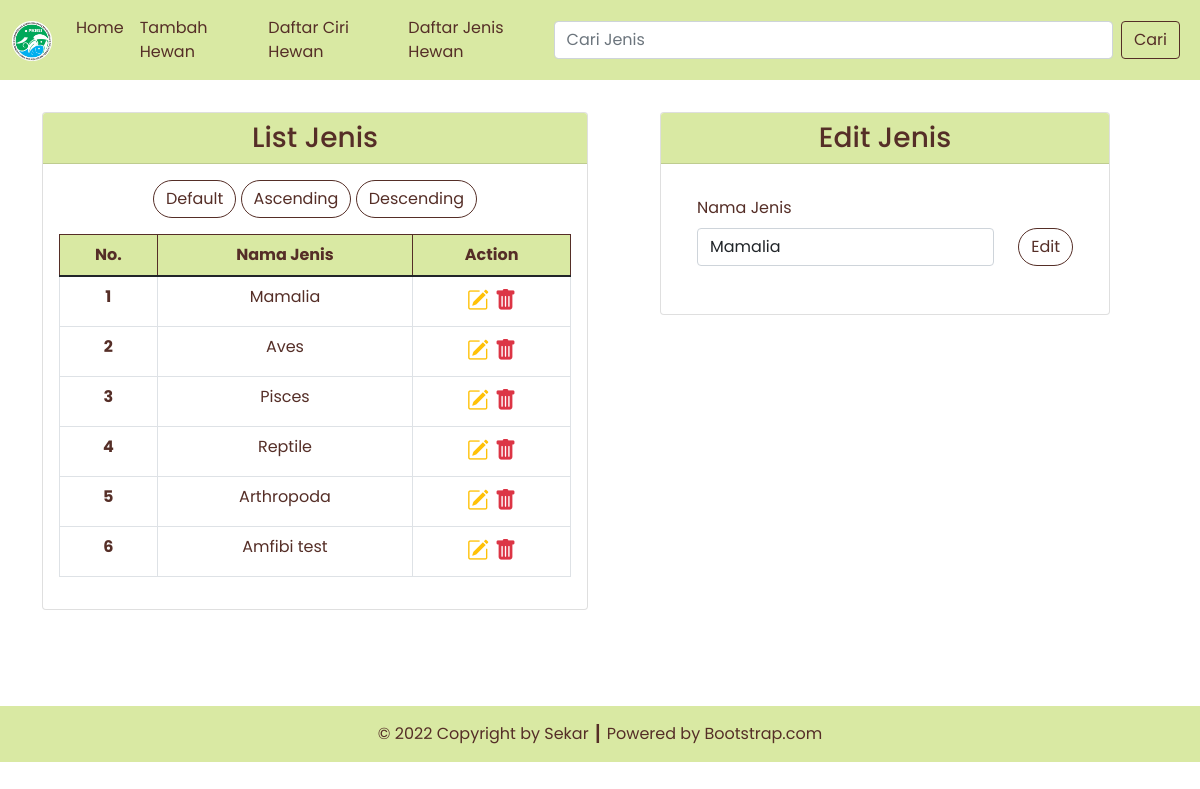
Screenshot of /jenis.php?id=1 with the database file from the repository.
### tables this page shows
CREATE TABLE `jenis`  (
  `jenis_id` int NOT NULL AUTO_INCREMENT,
  `jenis_nama` varchar(255) NULL DEFAULT NULL,
  PRIMARY KEY (`jenis_id`) USING BTREE
);

### config/db.php (called while the page is built)
<?php
$DB_HOST = "localhost";
$DB_USERNAME = "root";
$DB_PASSWORD = "";
$DB_NAME = "db_hewan";

### classes/DB.php (called while the page is built, shortened)
<?php
class DB
{
    private $hostname;
    private $username;
    private $password;
    private $dbname;
    private $conn;
    private $result;
    function __construct($hostname, $username, $password, $dbname)
    {
        $this->hostname = $hostname;
        $this->username = $username;
        $this->password = $password;
        $this->dbname = $dbname;
    }
    function open()
    {
        $this->conn = mysqli_connect($this->hostname, $this->username, $this->password, $this->dbname);
    }
    function execute($query)
    {
        $this->result = mysqli_query($this->conn, $query);
    }
    function getResult()
    {
        return mysqli_fetch_array($this->result);
    }
}

### classes/Jenis.php (called while the page is built, shortened)
<?php
class Jenis extends DB
{
    function getJenis()
    {
        $query = "SELECT * FROM jenis";
        return $this->execute($query);
    }
    function getJenisById($id)
    {
        $query = "SELECT * FROM jenis WHERE jenis_id=$id";
        return $this->execute($query);
    }
}

### jenis.php (the view, shortened to what this page needs)
<?php
include('config/db.php');
include('classes/DB.php');
include('classes/Jenis.php');
include('classes/Template.php');
$jenis = new Jenis($DB_HOST, $DB_USERNAME, $DB_PASSWORD, $DB_NAME);
$jenis->open();
$jenis->getJenis();
$header = '<tr>
<th scope="row">No.</th>
<th scope="row">Nama Jenis</th>
<th scope="row">Action</th>
</tr>';
$data = null;
$no = 1;
while ($jen = $jenis->getResult()) {
    $data .= '<tr>
    <th scope="row">' . $no . '</th>
    <td>' . $jen['jenis_nama'] . '</td>
    <td style="font-size: 22px;">
        <a href="jenis.php?id=' . $jen['jenis_id'] . '" title="Edit Data"><i class="bi bi-pencil-square text-warning"></i></a>&nbsp;<a href="jenis.php?hapus=' . $jen['jenis_id'] . '" title="Delete Data"><i class="bi bi-trash-fill text-danger"></i></a>
        </td>
    </tr>';
    $no++;
}
if (isset($_GET['id'])) {
    $id = $_GET['id'];
    if ($id > 0) {
        $jenis->getJenisById($id);
    }
}

### classes/Template.php (shortened to what this page needs)
<?php
class Template
{
    var $content = '';
    function __construct($filename = '')
    {
        $this->content = implode('', @file($filename));
    }
    function clear()
    {
        $this->content = preg_replace("/DATA_[A-Z|_|0-9]+/", "", $this->content);
    }
    function write()
    {
        print $this->content;
    }
    function replace($old = '', $new = '')
    {
        if (is_int($new)) {
            $value = sprintf("%d", $new);
        } elseif (is_float($new)) {
            $value = sprintf("%f", $new);
        } elseif (is_array($new)) {
            $value = '';
            foreach ($new as $item) {
                $value .= $item . ' ';
            }
        } else {
            $value = $new;
        }
        $this->content = preg_replace("/$old/", $value, $this->content);
    }
}

### rows the page displays
jenis: jenis_nama (picture), jenis_nama "Mamalia"
jenis: jenis_nama "Aves"
jenis: jenis_nama "Pisces"
jenis: jenis_nama "Reptile"
jenis: jenis_nama "Arthropoda"
jenis: jenis_nama "Amfibi test"
